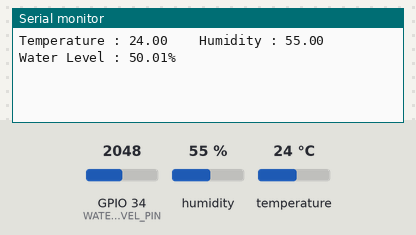
This sketch was run on a simulated ESP32. On the bench: the last lines printed to the serial monitor. The inputs (shaded band) are chosen by the test bench; at power-on: humidity 55 %, GPIO 34 (WATER_LEVEL_PIN) = 2048, temperature 24 °C. WiFi joins after 1.5 s; servers stay silent unless stated.

Above: at 3.0 s.
3.1 s: humidity set to 22 %
At 4.4 s:
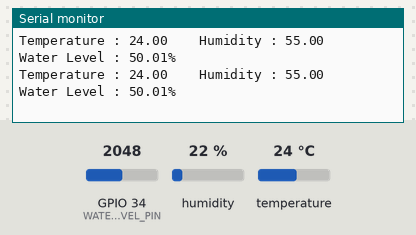
4.6 s: GPIO 34 (WATER_LEVEL_PIN) set to 2866
At 5.5 s:
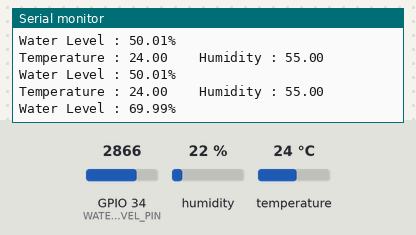
6.1 s: temperature set to 12 °C
At 7.4 s:
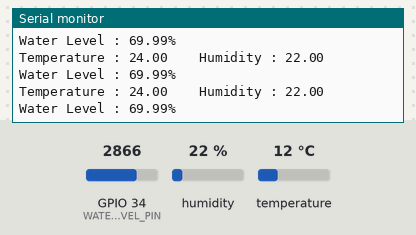
7.6 s: GPIO 34 (WATER_LEVEL_PIN) set to 3603
At 8.6 s:
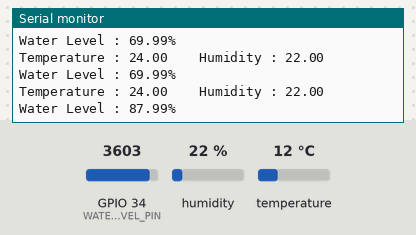
9.1 s: humidity set to 40 %
At 10.5 s:
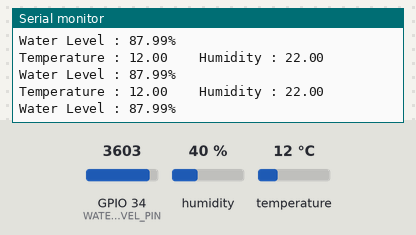
Timing chart, 0 to 11.6 s (numbered marks = the images above; inputs shaded):
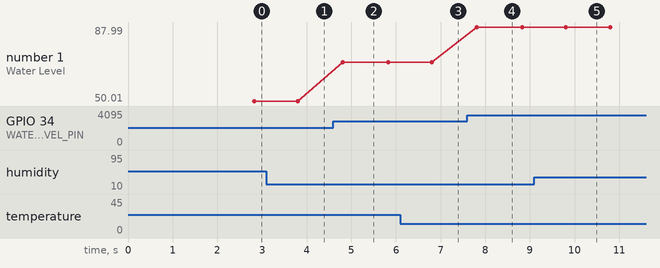

Measured:
- after the input at 4.6 s, the serial monitor: prints a new line after 0.20 s (image 2)
- after the input at 7.6 s, the serial monitor: prints a new line after 0.20 s (image 4)
- plotted number 1: 50.01 → 69.99 after the input at 4.6 s, 69.99 → 87.99 after the input at 7.6 s

The sketch:

ESP32-Blynk.ino
```cpp
#define BLYNK_TEMPLATE_ID "Your_Template_ID"
#define BLYNK_TEMPLATE_NAME "Your_Template_Name"
#define BLYNK_AUTH_TOKEN "Your_Auth_Token"

#define BLYNK_PRINT Serial
#include <WiFi.h>
//#include <ESP8266WiFi.h>
#include <BlynkSimpleEsp32.h>
#include <DHT.h>

// Blynk and WiFi credentials
char auth[] = BLYNK_AUTH_TOKEN;
char ssid[] = " ";  // Your WiFi SSID
char pass[] = " ";  // Your WiFi Password

BlynkTimer timer;

// DHT Sensor Setup
#define DHTPIN 27       // Pin for DHT11 sensor
#define DHTTYPE DHT11   // DHT11 Sensor type
DHT dht(DHTPIN, DHTTYPE);

// Water Level Sensor Setup
#define WATER_LEVEL_PIN 34  // Pin for Water Level Sensor

// Function to send sensor data to Blynk
void sendSensor()
{
  // Reading temperature and humidity from DHT sensor
  float h = dht.readHumidity();
  float t = dht.readTemperature(); // use dht.readTemperature(true) for Fahrenheit

  if (isnan(h) || isnan(t)) {
    Serial.println("Failed to read from DHT sensor!");
    return;
  }

  // Sending temperature and humidity to Blynk
  Blynk.virtualWrite(V0, t);  // Virtual Pin V0 for temperature
  Blynk.virtualWrite(V1, h);  // Virtual Pin V1 for humidity

  Serial.print("Temperature : ");
  Serial.print(t);
  Serial.print("    Humidity : ");
  Serial.println(h);

  // Reading water level from analog sensor
  int waterLevelValue = analogRead(WATER_LEVEL_PIN);

  // Convert water level value to a percentage (optional)
  float waterLevelPercentage = (waterLevelValue / 4095.0) * 100.0;

  // Sending water level to Blynk
  Blynk.virtualWrite(V2, waterLevelPercentage);  // Virtual Pin V2 for water level

  Serial.print("Water Level : ");
  Serial.print(waterLevelPercentage);
  Serial.println("%");
}

void setup()
{
  Serial.begin(115200);

  // Connect to Blynk
  Blynk.begin(auth, ssid, pass);

  // Initialize the DHT sensor
  dht.begin();

  // Set timer to read sensor values every second (1000 ms)
  timer.setInterval(1000L, sendSensor);  // 1 second interval
}

void loop()
{
  Blynk.run();
  timer.run();  // Run the Blynk timer
}
```
